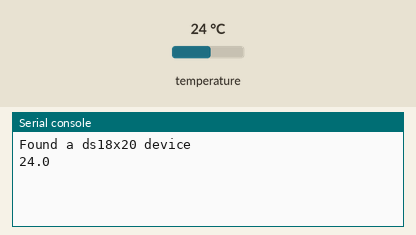
Recording of a program running on a simulated Raspberry Pi Pico running MicroPython. On the bench: the last lines printed to the serial console. The inputs (shaded band) are chosen by the test bench; at power-on: temperature 24 °C.

Above: at 1.2 s.
1.3 s: temperature set to 12 °C
At 4.3 s:
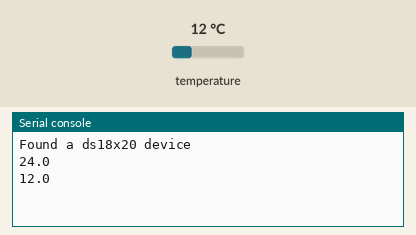
4.9 s: temperature set to 19 °C
At 7.4 s:
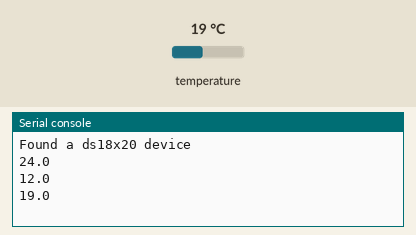
Timing chart, 0 to 8.9 s (numbered marks = the images above; inputs shaded):
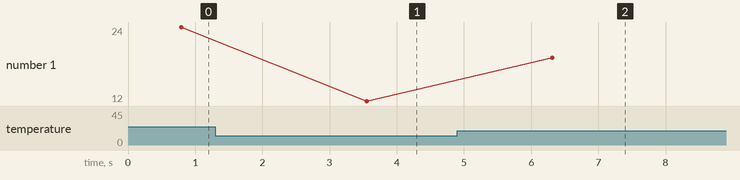

Measured:
- after the input at 1.3 s, the serial console: prints a new line after 2.3 s (image 1)
- after the input at 4.9 s, the serial console: prints a new line after 1.4 s (image 2)
- plotted number 1: 24 → 12 after the input at 1.3 s, 12 → 19 after the input at 4.9 s

The program:

Project_29_DS18B20_temperature_sensor.py
```python
import machine
import onewire
import ds18x20
import time

ds_pin = machine.Pin(16) # GP16 - OUT
ds_sensor = ds18x20.DS18X20(onewire.OneWire(ds_pin))

roms = ds_sensor.scan()
print("Found a ds18x20 device")

while True:
    ds_sensor.convert_temp()
    time.sleep_ms(750)
    for rom in roms:
        print(ds_sensor.read_temp(rom))
    time.sleep(2)
    
```
